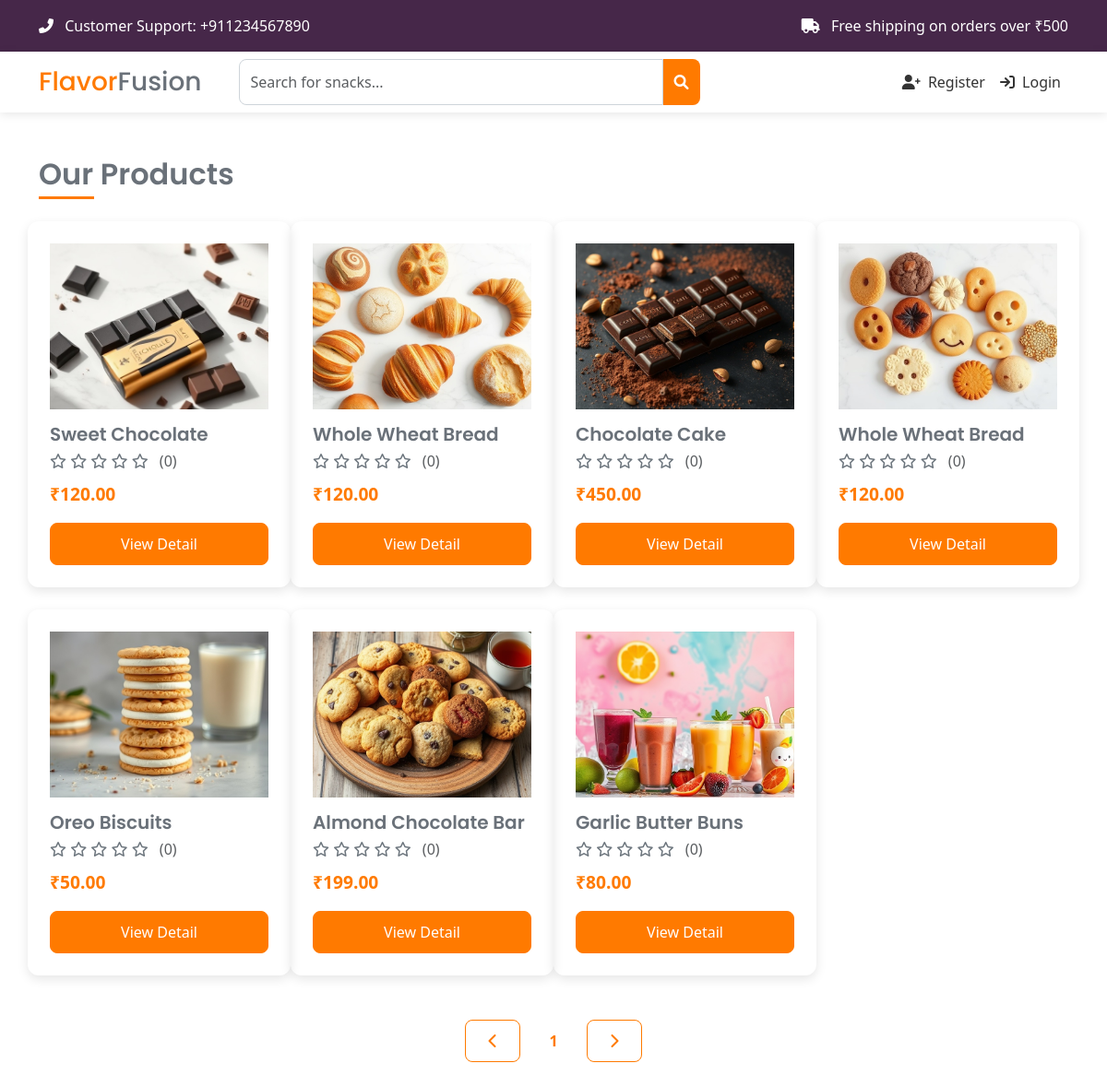
The app's page /shop/index.php with its own data.
### tables this page shows
CREATE TABLE `products` (
  `id` int(11) NOT NULL,
  `name` varchar(255) NOT NULL,
  `description` text DEFAULT NULL,
  `category_id` int(11) NOT NULL,
  `price` decimal(10,2) NOT NULL,
  `stock` int(11) NOT NULL,
  `image` varchar(255) DEFAULT NULL,
  `created_at` timestamp NOT NULL DEFAULT current_timestamp()
);

### database/database.php (called while the page is built)
<?php
require(__DIR__ . '/Connection.php');
$servername = 'localhost';
$port = 3306;
$db_name = 'flavor_fusion_db';
$username = 'root';
$password = '';
$connection = new Connection($servername, $port, $db_name, $username, $password);

### database/Connection.php (called while the page is built, shortened)
<?php
class Connection
{
    private $pdo;
    public function __construct($server_name, $port, $db_name, $username, $password)
    {
        try {
            $this->pdo = new PDO("mysql:host={$server_name};port={$port};dbname={$db_name}", $username, $password);
            $this->pdo->setAttribute(PDO::ATTR_ERRMODE, PDO::ERRMODE_EXCEPTION);
            $this->pdo->setAttribute(PDO::ATTR_DEFAULT_FETCH_MODE, PDO::FETCH_ASSOC);
        } catch (PDOException $e) {
            echo $e->getMessage();
            die();
        }
    }
    public function find($table_name, $options)
    {
        $column_names = array_keys($options);
        $condition_array = [];
        for ($i = 0; $i < count($column_names); $i++) {
            array_push($condition_array, "{$column_names[$i]} = :{$column_names[$i]}");
        }
        $condition = implode(" AND ", $condition_array);
        $statement = $this->pdo->prepare("SELECT * FROM {$table_name} WHERE {$condition}");
        $statement->execute($options);
        $result = $statement->fetchAll();
        return $result;
    }
    public function paginate($table_name, $limit, $offset = 0, $order_by = 'id', $order_direction = 'ASC')
    {
        $order_direction = strtoupper($order_direction) === 'DESC' ? 'DESC' : 'ASC';
        $sql = "SELECT * FROM {$table_name} ORDER BY {$order_by} {$order_direction} LIMIT :limit OFFSET :offset";
        $statement = $this->pdo->prepare($sql);
        $statement->bindValue(':limit', (int)$limit, PDO::PARAM_INT);
        $statement->bindValue(':offset', (int)$offset, PDO::PARAM_INT);
        $statement->execute();
        return $statement->fetchAll();
    }
    public function count($table_name, $where = [])
    {
        $sql = "SELECT COUNT(*) as total FROM {$table_name}";
        $statement = $this->pdo->prepare($sql);
        if (!empty($where)) {
            $statement->execute($where);
        } else {
            $statement->execute();
        }
        $result = $statement->fetch();
        return (int)$result['total'];
    }
}

### public/shop/index.php (the view, shortened to what this page needs)
<?php
include_once '../../init.php';
include_once DB_ROOT . 'database.php';
$products_per_page = 8;
$current_page = isset($_GET['page']) ? (int)$_GET['page'] : 1;
$offset = ($current_page - 1) * $products_per_page;
$search_term = isset($_GET['query']) ? $_GET['query'] : '';
$category = isset($_GET['category']) ? $_GET['category'] : '';
$products = [];
$total_products = count($products);
$total_pages = ceil($total_products / $products_per_page);
if ($search_term) {
    $products = $connection->search(
        "products",
        ["name", "description"],
        $search_term,
        $products_per_page,
        $offset
    );
} else if ($category) {
    $products = $connection->inner_join("products", "categories", "products.category_id = categories.id", "products.*, categories.name AS category_name");
    $products = array_filter($products, function ($product) {
        global $category;
        return strtolower($product["category_name"]) == strtolower($category);
    });
} else {
    $products = $connection->paginate(
        "products",
        $products_per_page,
        $offset
    );
    $total_products = $connection->count("products");
    $total_pages = ceil($total_products / $products_per_page);
}
?>
<?php include_once "../../includes/header.php" ?>
<?php include_once "../../includes/nav.php" ?>
<div class="container mt-5">
    <h2 class="mb-4 section-title">Our Products</h2>
    <div class="row">
        <?php foreach ($products as $product):
            $reviews = $connection->find("reviews", ["product_id" => $product["id"]]);
        ?>
            <div class="product-card col-md-3 mb-4">
                <div class="position-relative">
                    <img src="<?= ASSETS_PATH . 'images/' . $product["image"] ?>" class="product-img w-100" alt="Product 4">
                </div>
                <div class="card-body">
                    <h5 class="product-title"><?= $product["name"] ?></h5>
                    <div class="product-rating">
                        <?= displayStars(getAverageRating($reviews)) ?>
                        <span class="text-muted ms-2">(<?= getAverageRating($reviews) ?>)</span>
                    </div>
                    <p class="product-price">₹<?= $product["price"] ?></p>
                    <a href="<?= ROOT . 'shop/view?id=' . $product['id'] ?>" class="btn btn-primary w-100">View Detail</a>
                </div>
            </div>
        <?php endforeach; ?>
        <?php if (empty($category)) : ?>
            <div class="d-flex justify-content-center py-4">
                <nav aria-label="Page navigation">
                    <ul class="pagination">
                        <?php
                        $base_url = "?page=";
                        $query_params = [];
                        $query_string = !empty($query_params) ? '&' . http_build_query($query_params) : '';
                        ?>
                        <li class="page-item <?= ($current_page <= 1) ? 'disabled' : '' ?>">
                            <?php if ($current_page > 1): ?>
                                <a class="page-link page-arrow" href="<?= $base_url . ($current_page - 1) . $query_string ?>">
                                    <i class="fa-solid fa-chevron-left"></i>
                                </a>
                            <?php else: ?>
                                <span class="page-link page-arrow disabled">
                                    <i class="fa-solid fa-chevron-left"></i>
                                </span>
                            <?php endif; ?>
                        </li>
                        <li class="page-item " aria-current="page">
                            <span class="page-link active"><?= $current_page ?></span>
                        </li>
                        <li class="page-item <?= ($current_page >= $total_pages) ? 'disabled' : '' ?>">
                            <?php if ($current_page < $total_pages): ?>
                                <a class="page-link page-arrow" href="<?= $base_url . ($current_page + 1) . $query_string ?>">
                                    <i class="fa-solid fa-chevron-right"></i>
                                </a>
                            <?php else: ?>
                                <span class="page-link page-arrow disabled">
                                    <i class="fa-solid fa-chevron-right"></i>
                                </span>
                            <?php endif; ?>
                        </li>
                    </ul>
                </nav>
            </div>
        <?php endif; ?>
    </div>
</div>
<?php include_once "../../includes/footer.php" ?>

### includes/header.php (shortened to what this page needs)
<!DOCTYPE html>
<html lang="en">
<head>
    <link rel="stylesheet" href="<?php echo ASSETS_PATH . 'css/bootstrap.min.css' ?>">
    <link rel="stylesheet" href="<?php echo ASSETS_PATH . 'css/style.css' ?>">
    <link href="https://cdnjs.cloudflare.com/ajax/libs/font-awesome/6.0.0-beta3/css/all.min.css" rel="stylesheet">
</head>
<body>

### includes/nav.php (shortened to what this page needs)
<?php
$user = get_auth_user();
?>
<div class="bg-brand-secondary text-white py-3 d-none d-md-block">
    <div class="container">
        <div class="row">
            <div class="col-md-6">
                <span><i class="fas fa-phone-alt me-2"></i> Customer Support: +911234567890</span>
            </div>
            <div class="col-md-6 text-md-end">
                <span><i class="fas fa-truck me-2"></i> Free shipping on orders over ₹500</span>
            </div>
        </div>
    </div>
</div>
<nav class="navbar navbar-expand-lg navbar-light bg-white sticky-top">
    <div class="container">
        <a class="navbar-brand" href="<?= ROOT ?>">
            <h3 class="my-0"><span class="text-primary">Flavor</span><span class="text-blue">Fusion</span></h3>
        </a>
        <div class="collapse navbar-collapse" id="navbarNav">
            <form class="search-form d-flex ms-4" action="<?= ROOT . 'shop' ?>">
                <input class="form-control search-input" type="search" placeholder="Search for snacks..." name="query" aria-label="Search">
                <button class="btn search-button" type="submit"><i class="fas fa-search text-white"></i></button>
            </form>
            <?php if ($user): ?>
                <ul class="navbar-nav ms-auto">
                    <li class="nav-item position-relative">
                        <a class="nav-link" href="<?= ROOT . 'cart' ?>"><i class="fa-solid fa-cart-shopping me-1"></i> Cart</a>
                    </li>
                    <li class="nav-item">
                        <a class="nav-link" href="<?= ROOT . 'profile' ?>"><i class="fas fa-user me-1"></i> Account</a>
                    </li>
                </ul>
            <?php else: ?>
                <ul class="navbar-nav ms-auto">
                    <li class="nav-item">
                        <a class="nav-link" href="<?= ROOT . 'register' ?>"><i class="fa-solid fa-user-plus me-1"></i> Register</a>
                    </li>
                    <li class="nav-item position-relative">
                        <a class="nav-link" href="<?= ROOT . 'login' ?>"><i class="fa-solid fa-arrow-right-to-bracket me-1"></i></i> Login</a>
                    </li>
                </ul>
            <?php endif; ?>
        </div>
    </div>
</nav>
<main>

### init.php (shortened to what this page needs)
<?php
function displayStars($rating)
{
    $stars = "";
    for ($i = 1; $i <= 5; $i++) {
        if ($i <= floor($rating)) {
            $stars .= '<i class="fa-solid fa-star text-warning"></i> ';
        } elseif ($i - 0.5 <= $rating) {
            $stars .= '<i class="fa-solid fa-star-half-stroke text-warning"></i> ';
        } else {
            $stars .= '<i class="fa-regular fa-star text-secondary"></i> ';
        }
    }
    return $stars;
}
function getAverageRating($reviews)
{
    if (empty($reviews)) return 0;
    $totalRating = array_sum(array_column($reviews, "rating"));
    $reviewCount = count($reviews);
    $averageRating = $totalRating / $reviewCount;
    return round($averageRating, 1);
}
function get_auth_user()
{
    return null;
}

### includes/footer.php (shortened to what this page needs)
</main>
</body>
</html>

### public/assets/css/style.css (style rules this page uses)
:root { --primary-color-50: #fff2e6; --primary-color-100: #ffd7b3; --primary-color: #ff7a00; --body-color: #6a7179; --gray-100: #dee2e6; --gray-500: #868e96; --secondary-color: #462749; --color-success: #20c997; --color-error: #ff6b6b; }
body { color: var(--body-color); min-height: 100dvh; display: flex; flex-direction: column; }
main { flex-grow: 1; }
h1, h2, h3, h4, h5, h6 { font-family: "Poppins", sans-serif; }
.section-title { position: relative; margin-bottom: 2rem; padding-bottom: 0.5rem; font-weight: 600; }
.section-title::after { content: ""; position: absolute; bottom: 0; left: 0; width: 60px; height: 3px; background-color: var(--primary-color); }
.bg-brand-secondary { background-color: var(--secondary-color); }
.product-card { border-radius: 12px; overflow: hidden; box-shadow: 0 4px 12px rgba(0, 0, 0, 0.1); transition: transform 0.3s ease; margin-bottom: 20px; background-color: var(--white); position: relative; padding: 24px; }
.product-img { height: 180px; object-fit: cover; }
.product-title { font-weight: 600; margin-top: 15px; margin-bottom: 5px; }
.product-price { color: var(--primary-color); font-weight: 700; font-size: 1.2rem; }
.product-rating { color: #ffc107; margin-bottom: 10px; }
.btn { padding: 8px 12px; border-radius: 8px; }
.btn-outline-primary:hover, .btn-primary { background-color: var(--primary-color); border-color: var(--primary-color); border-radius: 8px; padding: 10px 20px; transition: all 0.3s ease; font-weight: 500; }
.text-primary { color: var(--primary-color) !important; }
.form-control, .form-select { border-radius: 8px; padding: 12px; border: 1px solid var(--gray-100); }
.navbar { background-color: var(--white); box-shadow: 0 2px 10px rgba(0, 0, 0, 0.1); }
.navbar-brand { font-family: "Poppins", sans-serif; font-weight: 700; color: var(--primary-orange); }
.nav-link { font-weight: 500; color: #333; transition: color 0.3s ease; }
.search-form { width: 100%; max-width: 500px; }
.search-input { border-radius: 8px 0 0 8px; border: 1px solid #ced4da; }
.search-button { border-radius: 0 8px 8px 0; background-color: var(--primary-color); border: none; }
.pagination { gap: 8px; align-items: center; }
.pagination .page-link { border-radius: 8px !important; border: none; }
.pagination .page-link.disabled { background-color: white; color: var(--primary-color); padding: 10px 24px; border: 1px solid var(--primary-color); }
.pagination .page-link.active { background-color: transparent; color: var(--primary-color); font-weight: bold; padding: 10px 24px; border-radius: 4px !important; }
.pagination .page-arrow { padding: 12px 24px; border-radius: 4px; background-color: var(--primary-color); color: white; }

### records on screen
products: image (picture), name "Sweet Chocolate", price "120.00"
products: image (picture), name "Whole Wheat Bread", price "120.00"
products: image (picture), name "Chocolate Cake", price "450.00"
products: image (picture), name "Whole Wheat Bread", price "120.00"
products: image (picture), name "Oreo Biscuits", price "50.00"
products: image (picture), name "Almond Chocolate Bar", price "199.00"
products: image (picture), name "Garlic Butter Buns", price "80.00"

### other values on screen
$current_page "1"
